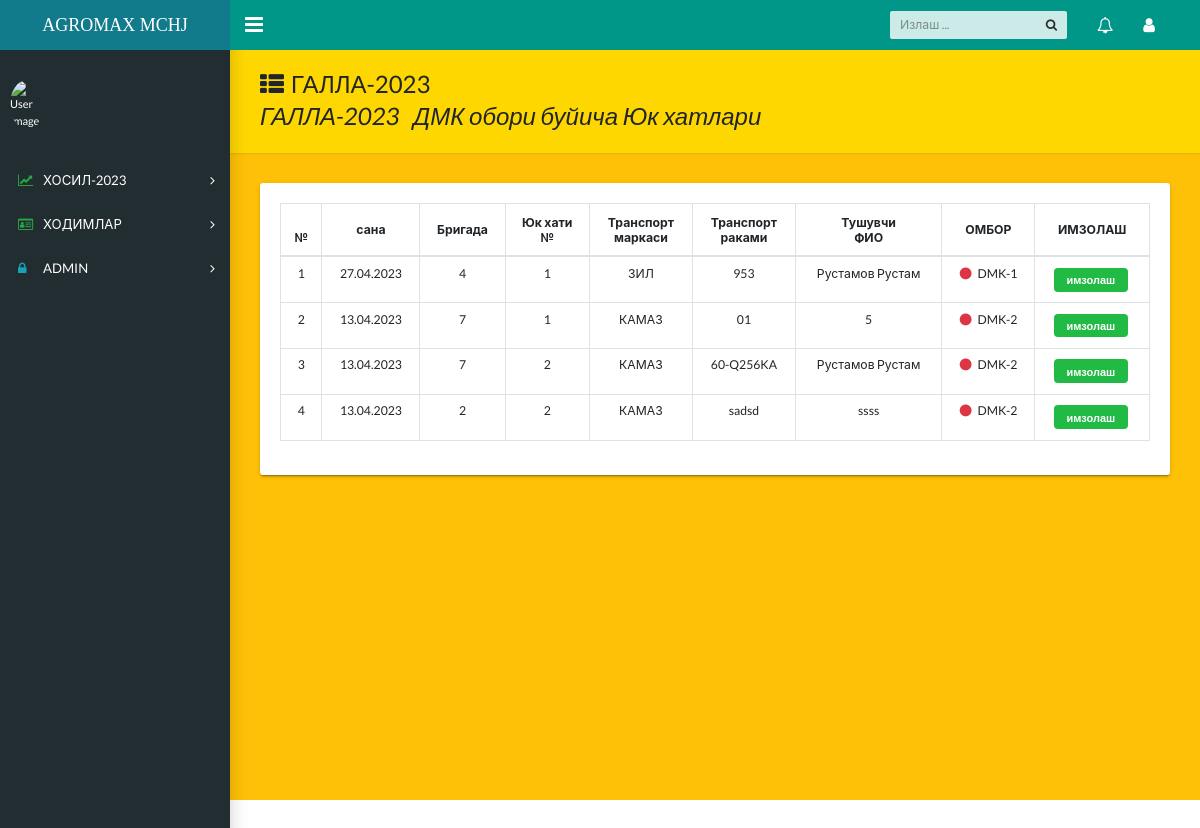
The page /dmkimzo/ on the database as committed earlier.
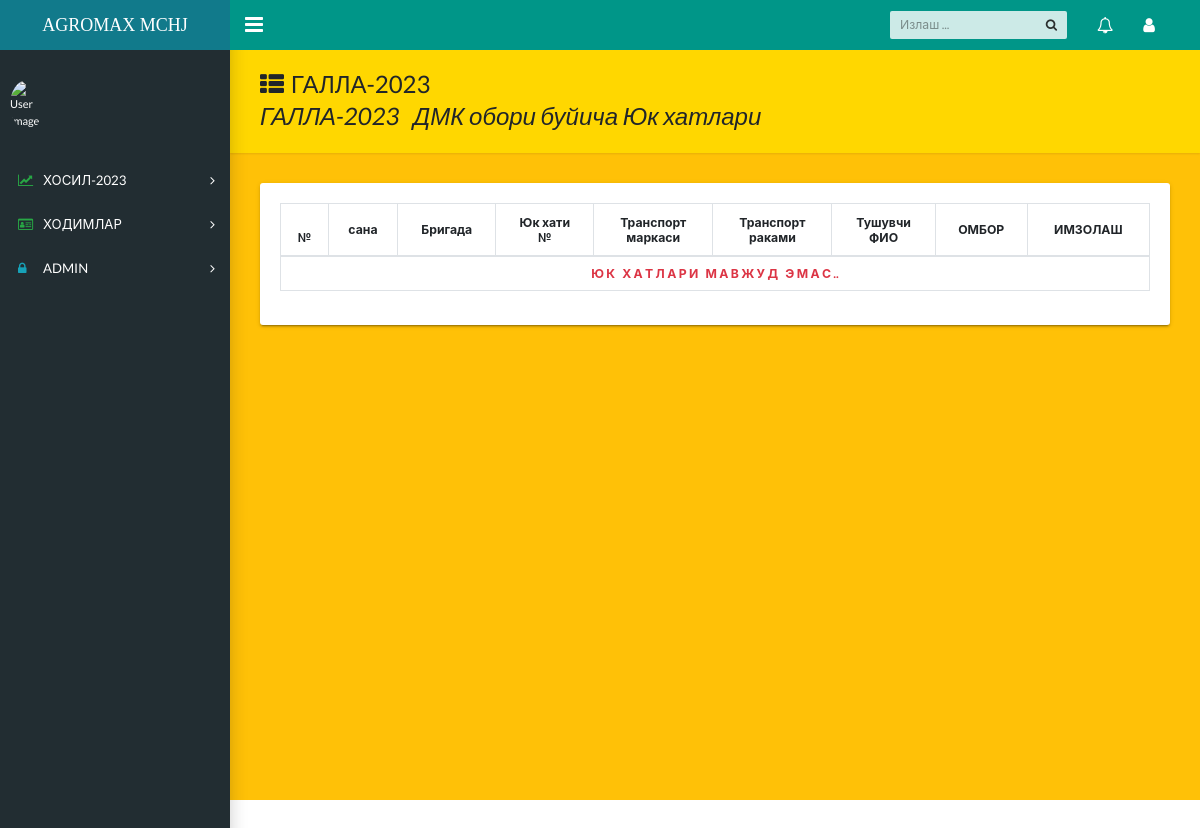
The same page on the database as committed later.
### homes/models.py (models this page shows, shortened)
class Galla(models.Model):
    date=models.DateField()
    brigada=models.ForeignKey('GBrigada',on_delete=models.PROTECT)
    ombor=models.ForeignKey("OmborG",on_delete=models.CASCADE)
    yuk_num=models.CharField(max_length=3)
    tr_marka=models.CharField(max_length=20,choices=tr_marka)
    tr_num=models.CharField(max_length=20)
    tr_name=models.CharField(max_length=30)
    imzo=models.BooleanField(default=False)
    brutto=models.FloatField(null=True,blank=True)
    tara=models.FloatField(null=True,blank=True)
    sofVazn=models.IntegerField(blank=True,null=True,default=0)

### login/views.py (the view)
# urls.py: path('dmkimzo/',dmkimzo,name='dmkimzo'),
def dmkimzo(request):
    dmk=Galla.objects.filter(ombor__name__in=['DMK-1',"DMK-2"],imzo=False).order_by('-id').values('date','brigada','ombor__name','yuk_num','tr_num','tr_marka','tr_name','imzo','id')
    context={'dmk':dmk}
    return render(request,'form/dmkimzo.html',context)

### templates/form/dmkimzo.html (shortened to what this page needs)
{% extends 'homes/dashboard.html' %}
{% block content %}
<main class="app-content bg-warning">
    <div class="app-title" style="background-color: gold;">
      <div>
        <h1><i class="fa fa-th-list pr-2"></i>ГАЛЛА-2023
        <p>ГАЛЛА-2023&nbsp;&nbsp;&nbsp;ДМК обори буйича Юк хатлари</p>
      </div>
    </div>
    <div class="row" >
      <div class="col-md-12">
        <div class="tile" >
          <div class="tile-body">
            <div class="table-responsive">
                {% include 'form/dmkimzo-inc.html' %}
              </div>
          </div>
        </div>
      </div>
    </div>
  </main>
{% endblock %}

### templates/form/dmkimzo-inc.html
<table class="table table-bordered" style="line-height:12px ;">
    <thead class="text-center" style="font-weight:900 ; line-height: 15px;">
    <tr >
        <th>№</th>
        <th class="align-middle">сана</th>
        <th class="align-middle">Бригада</th>
        <th class="align-middle">Юк хати <br> №</th>
        <th class="align-middle">Транспорт <br> маркаси</th>
        <th class="align-middle">Транспорт <br> раками</th>
        <th class="align-middle">Тушувчи <br>ФИО</th>
        <th class="align-middle">ОМБОР</th>
        <th class="align-middle">ИМЗОЛАШ</th>
    </tr>
    </thead>
    <tbody class="text-center">
    {% for i in dmk %}
    <tr>
        <td>{{forloop.counter}}</td>
        <td>{{i.date|date:"d.m.Y"}}</td>
        <td>{{i.brigada}}</td>
        <td>{{i.yuk_num}}</td>
        <td>{{i.tr_marka}}</td>
        <td>{{i.tr_num}}</td>
        <td>{{i.tr_name}}</td>
        <td><i class="circle icon text-danger pr-2 "></i>{{i.ombor__name}}</td>
        <td class="text-center">
            <a href="{% url 'dmkimzopk' i.id %}">
                <div class="compact ui button mini green">
                    имзолаш
                  </div>
            </a>
        </td>
    </tr>
    {% empty %}
    <tr>
        <td colspan="9" class="text-danger font-weight-bold">Ю&nbsp;К&nbsp;&nbsp; Х&nbsp;А&nbsp;Т&nbsp;Л&nbsp;А&nbsp;Р&nbsp;И&nbsp;&nbsp; М&nbsp;А&nbsp;В&nbsp;Ж&nbsp;У&nbsp;Д&nbsp;&nbsp; Э&nbsp;М&nbsp;А&nbsp;С&nbsp;..</td>
    </tr>
    {% endfor %}
    </tbody>
  </table>

Rows that differ between the two databases and show on the page:
removed Galla: date "27.04.2023", brigada "4", yuk_num "1", tr_marka "ЗИЛ", tr_num "953", tr_name "Рустамов Рустам", ombor__name "DMK-1"
removed Galla: date "13.04.2023", brigada "7", yuk_num "1", tr_marka "КАМАЗ", tr_num "01", tr_name "5", ombor__name "DMK-2"
removed Galla: date "13.04.2023", brigada "7", yuk_num "2", tr_marka "КАМАЗ", tr_num "60-Q256KA", tr_name "Рустамов Рустам", ombor__name "DMK-2"
removed Galla: date "13.04.2023", brigada "2", yuk_num "2", tr_marka "КАМАЗ", tr_num "sadsd", tr_name "ssss", ombor__name "DMK-2"
Other text that changed with them:
text now shown: "Ю К Х А Т Л А Р И М А В Ж У Д Э М А С .."
